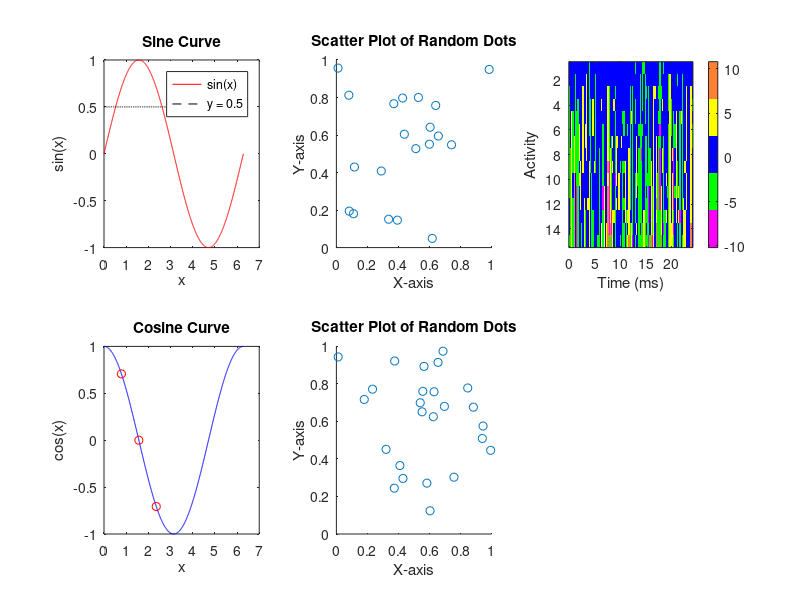

Reproduce this figure in MATLAB. (Note: this script raises an error after producing the figure.)
%% uglyPlot

% Define x values
x = linspace(0, 2*pi, 1000);

% Define y values for various functions
y1 = sin(x);
y2 = cos(x);
y3 = tan(x);
y4 = log(x + 1); % Adding 1 to avoid negative values and log(0)
y_cot = cot(x); % Cotangent values

% Create a new figure
figure(2); clf;


%% line plots 
% First subplot: sine curve
subplot(2, 3, 1);
plot(x, y1, 'r'); 
hold on; % Keep the current plot and add new plots to it
plot(x, 0.5*ones(size(x)), 'k--'); % Dashed line at y = 0.5
title('Sine Curve');
xlabel('x');
ylabel('sin(x)');
legend('sin(x)', 'y = 0.5');

% Second subplot: cosine curve
subplot(2, 3, 4);
plot(x, y2, 'b'); 
hold on;
% Sample points
x_points = [pi/4, pi/2, 3*pi/4];
y_points = cos(x_points);
plot(x_points, y_points, 'ro'); % red circles
title('Cosine Curve');
xlabel('x');
ylabel('cos(x)');

% scatter plots

numDots = 20;
subplot(2, 3, 2);
x = rand(numDots, 1); % Random numbers between 0 and 1 for the x-axis
y = rand(numDots, 1); % Random numbers between 0 and 1 for the y-axis
scatter(x, y);
xlabel('X-axis');
ylabel('Y-axis');
title('Scatter Plot of Random Dots');



numDots = 25;
subplot(2, 3, 5);
x = rand(numDots, 1); % Random numbers between 0 and 1 for the x-axis
y = rand(numDots, 1); % Random numbers between 0 and 1 for the y-axis
scatter(x, y);
xlabel('X-axis');
ylabel('Y-axis');
title('Scatter Plot of Random Dots');

%% images 
time = linspace(0, 24, 100); % Time from 0 to 24 hours
activity = cumsum(randn(15, 100)); % Random walk for activity
subplot(2, 3, 3);
uglyColors = [1 0 1; 0 1 0; 0 0 1; 1 1 0; 1 0.5 0.2];
colormap(uglyColors);
imagesc(time, [], activity);
ylabel('Activity');
xlabel('Time (ms)');
c = colorbar;
c.Title.String = 'Zscore';

% Activity plot 
time = linspace(0, 24, 100); % Time from 0 to 24 hours
activity = cumsum(randn(15, 100)).*2; % Random walk for activity
subplot(2, 3, 6);
uglyColors = [1 0 1; 0 1 0; 0 0 1; 1 1 0; 1 0.5 0.2];
colormap(uglyColors);
% Plot the activity data
imagesc(time, [], activity);
ylabel('Activity');
xlabel('Time (ms)');
c2 = colorbar;
c2.Title.String = 'Zscore';

%prettify_plot;
